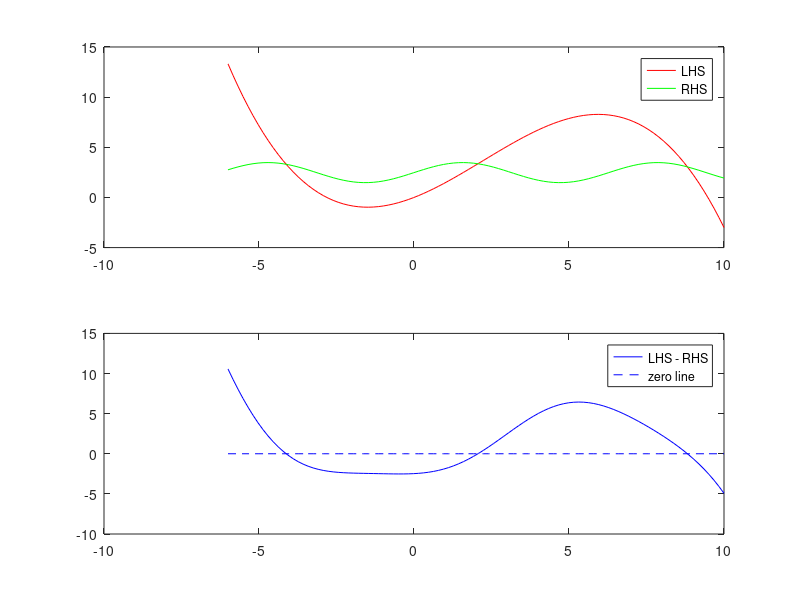

Source code (MATLAB):
%% define anonymous functions using the symbole @
%   Check this link for more help:
%   - Anonymous Functions: https://www.mathworks.com/help/matlab/matlab_prog/anonymous-functions.html 

clear; clc;

a1 = 1;
a2 = 1;
a3 = 1;

% an arbitrarily defined left hand side of the equation
equationLHS = @(x) 0 + 1.2.*x + 0.3*x.^2 - 0.045*x.^3;

% an arbitrarily defined right hand side of the equation
equationRHS = @(x, y, z) a1.*sin(x) + a2.*y.^2 + a3.*exp(z);

% visualize `LHS`, `RHS`, and `LHS-RHS` to identify possible solutions
figure(401); clf;

tmp = linspace(-6, 10, 100);

subplot(2,1,1);
plot(tmp, equationLHS(tmp), 'r', 'DisplayName','LHS'); hold on;
plot(tmp, equationRHS(tmp, 0.5, 0.8), 'g', 'DisplayName','RHS');
legend;

subplot(2,1,2);
plot(tmp, equationLHS(tmp) - equationRHS (tmp, 0.5, 0.8), 'b', 'DisplayName','LHS - RHS'); hold on;
plot(tmp, tmp*0, 'b--', 'DisplayName','zero line')
legend;


%% using fzero to find the root of the equation

funToSolve = @(z) equationLHS(z) - equationRHS(z, 0.5, 0.8);
fzero(funToSolve, -4)
fzero(funToSolve, 3)
fzero(funToSolve, 10)
